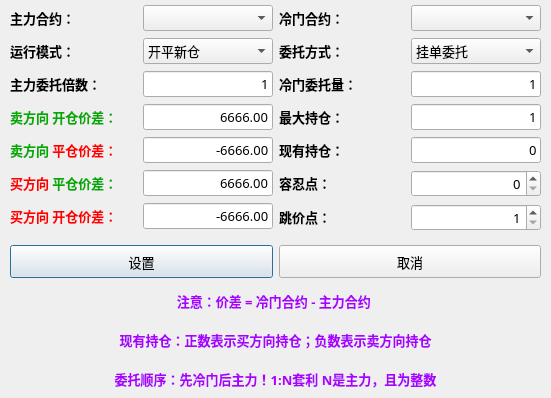
<?xml version="1.0" encoding="UTF-8"?>
<ui version="4.0">
 <class>StrategySettingDlg</class>
 <widget class="QDialog" name="StrategySettingDlg">
  <property name="windowModality">
   <enum>Qt::WindowModal</enum>
  </property>
  <property name="geometry">
   <rect>
    <x>0</x>
    <y>0</y>
    <width>551</width>
    <height>398</height>
   </rect>
  </property>
  <property name="sizePolicy">
   <sizepolicy hsizetype="Preferred" vsizetype="Fixed">
    <horstretch>0</horstretch>
    <verstretch>0</verstretch>
   </sizepolicy>
  </property>
  <property name="minimumSize">
   <size>
    <width>0</width>
    <height>0</height>
   </size>
  </property>
  <property name="maximumSize">
   <size>
    <width>16777215</width>
    <height>16777215</height>
   </size>
  </property>
  <property name="font">
   <font>
    <family>微软雅黑</family>
    <pointsize>10</pointsize>
   </font>
  </property>
  <property name="windowTitle">
   <string>策略设置</string>
  </property>
  <widget class="QWidget" name="horizontalLayoutWidget">
   <property name="geometry">
    <rect>
     <x>10</x>
     <y>0</y>
     <width>531</width>
     <height>241</height>
    </rect>
   </property>
   <layout class="QHBoxLayout" name="horizontalLayout_6">
    <item>
     <layout class="QGridLayout" name="gridLayout" rowstretch="0,0,0,0,0,0,0">
      <property name="sizeConstraint">
       <enum>QLayout::SetFixedSize</enum>
      </property>
      <property name="spacing">
       <number>2</number>
      </property>
      <item row="1" column="0">
       <widget class="QLabel" name="label_2">
        <property name="sizePolicy">
         <sizepolicy hsizetype="Minimum" vsizetype="Fixed">
          <horstretch>0</horstretch>
          <verstretch>0</verstretch>
         </sizepolicy>
        </property>
        <property name="text">
         <string>&lt;html&gt;&lt;head/&gt;&lt;body&gt;&lt;p&gt;&lt;span style=&quot; font-weight:600;&quot;&gt;运行模式：&lt;/span&gt;&lt;/p&gt;&lt;/body&gt;&lt;/html&gt;</string>
        </property>
       </widget>
      </item>
      <item row="6" column="0">
       <widget class="QLabel" name="label_7">
        <property name="sizePolicy">
         <sizepolicy hsizetype="Minimum" vsizetype="Fixed">
          <horstretch>0</horstretch>
          <verstretch>0</verstretch>
         </sizepolicy>
        </property>
        <property name="text">
         <string>&lt;html&gt;&lt;head/&gt;&lt;body&gt;&lt;p&gt;&lt;span style=&quot; font-size:10pt; font-weight:600; color:#ff0000;&quot;&gt;买方向 开仓价差：&lt;/span&gt;&lt;/p&gt;&lt;/body&gt;&lt;/html&gt;</string>
        </property>
       </widget>
      </item>
      <item row="4" column="0">
       <widget class="QLabel" name="label_10">
        <property name="sizePolicy">
         <sizepolicy hsizetype="Minimum" vsizetype="Fixed">
          <horstretch>0</horstretch>
          <verstretch>0</verstretch>
         </sizepolicy>
        </property>
        <property name="text">
         <string>&lt;html&gt;&lt;head/&gt;&lt;body&gt;&lt;p&gt;&lt;span style=&quot; font-size:10pt; font-weight:600; color:#00aa00;&quot;&gt;卖方向 &lt;/span&gt;&lt;span style=&quot; font-size:10pt; font-weight:600; color:#ff0000;&quot;&gt;平仓价差：&lt;/span&gt;&lt;/p&gt;&lt;/body&gt;&lt;/html&gt;</string>
        </property>
       </widget>
      </item>
      <item row="3" column="0">
       <widget class="QLabel" name="label_9">
        <property name="sizePolicy">
         <sizepolicy hsizetype="Minimum" vsizetype="Fixed">
          <horstretch>0</horstretch>
          <verstretch>0</verstretch>
         </sizepolicy>
        </property>
        <property name="text">
         <string>&lt;html&gt;&lt;head/&gt;&lt;body&gt;&lt;p&gt;&lt;span style=&quot; font-size:10pt; font-weight:600; color:#00aa00;&quot;&gt;卖方向 开仓价差：&lt;/span&gt;&lt;/p&gt;&lt;/body&gt;&lt;/html&gt;</string>
        </property>
       </widget>
      </item>
      <item row="5" column="1">
       <widget class="QLineEdit" name="BuyOffsetSpread">
        <property name="sizePolicy">
         <sizepolicy hsizetype="Preferred" vsizetype="Fixed">
          <horstretch>0</horstretch>
          <verstretch>0</verstretch>
         </sizepolicy>
        </property>
        <property name="text">
         <string>6666.00</string>
        </property>
        <property name="alignment">
         <set>Qt::AlignRight|Qt::AlignTrailing|Qt::AlignVCenter</set>
        </property>
       </widget>
      </item>
      <item row="4" column="1">
       <widget class="QLineEdit" name="SellOffsetSpread">
        <property name="sizePolicy">
         <sizepolicy hsizetype="Preferred" vsizetype="Fixed">
          <horstretch>0</horstretch>
          <verstretch>0</verstretch>
         </sizepolicy>
        </property>
        <property name="text">
         <string>-6666.00</string>
        </property>
        <property name="alignment">
         <set>Qt::AlignRight|Qt::AlignTrailing|Qt::AlignVCenter</set>
        </property>
       </widget>
      </item>
      <item row="6" column="1">
       <widget class="QLineEdit" name="BuyOpenSpread">
        <property name="sizePolicy">
         <sizepolicy hsizetype="Preferred" vsizetype="Fixed">
          <horstretch>0</horstretch>
          <verstretch>0</verstretch>
         </sizepolicy>
        </property>
        <property name="text">
         <string>-6666.00</string>
        </property>
        <property name="alignment">
         <set>Qt::AlignRight|Qt::AlignTrailing|Qt::AlignVCenter</set>
        </property>
       </widget>
      </item>
      <item row="3" column="1">
       <widget class="QLineEdit" name="SellOpenSpread">
        <property name="sizePolicy">
         <sizepolicy hsizetype="Preferred" vsizetype="Fixed">
          <horstretch>0</horstretch>
          <verstretch>0</verstretch>
         </sizepolicy>
        </property>
        <property name="text">
         <string>6666.00</string>
        </property>
        <property name="alignment">
         <set>Qt::AlignRight|Qt::AlignTrailing|Qt::AlignVCenter</set>
        </property>
       </widget>
      </item>
      <item row="5" column="0">
       <widget class="QLabel" name="label_8">
        <property name="sizePolicy">
         <sizepolicy hsizetype="Minimum" vsizetype="Fixed">
          <horstretch>0</horstretch>
          <verstretch>0</verstretch>
         </sizepolicy>
        </property>
        <property name="text">
         <string>&lt;html&gt;&lt;head/&gt;&lt;body&gt;&lt;p&gt;&lt;span style=&quot; font-size:10pt; font-weight:600; color:#ff0000;&quot;&gt;买方向 &lt;/span&gt;&lt;span style=&quot; font-size:10pt; font-weight:600; color:#00aa00;&quot;&gt;平仓价差：&lt;/span&gt;&lt;/p&gt;&lt;/body&gt;&lt;/html&gt;</string>
        </property>
       </widget>
      </item>
      <item row="1" column="1">
       <widget class="QComboBox" name="ModeComboBox">
        <property name="sizePolicy">
         <sizepolicy hsizetype="Preferred" vsizetype="Fixed">
          <horstretch>0</horstretch>
          <verstretch>0</verstretch>
         </sizepolicy>
        </property>
        <item>
         <property name="text">
          <string>开平新仓</string>
         </property>
        </item>
        <item>
         <property name="text">
          <string>只平老仓</string>
         </property>
        </item>
       </widget>
      </item>
      <item row="0" column="0">
       <widget class="QLabel" name="label_5">
        <property name="sizePolicy">
         <sizepolicy hsizetype="Minimum" vsizetype="Fixed">
          <horstretch>0</horstretch>
          <verstretch>0</verstretch>
         </sizepolicy>
        </property>
        <property name="text">
         <string>&lt;html&gt;&lt;head/&gt;&lt;body&gt;&lt;p&gt;&lt;span style=&quot; font-size:10pt; font-weight:600;&quot;&gt;主力合约：&lt;/span&gt;&lt;/p&gt;&lt;/body&gt;&lt;/html&gt;</string>
        </property>
       </widget>
      </item>
      <item row="0" column="1">
       <widget class="QComboBox" name="MajorInstComboBox">
        <property name="sizePolicy">
         <sizepolicy hsizetype="Preferred" vsizetype="Fixed">
          <horstretch>0</horstretch>
          <verstretch>0</verstretch>
         </sizepolicy>
        </property>
       </widget>
      </item>
      <item row="2" column="1">
       <widget class="QLineEdit" name="VolumeMultiple">
        <property name="sizePolicy">
         <sizepolicy hsizetype="Preferred" vsizetype="Fixed">
          <horstretch>0</horstretch>
          <verstretch>0</verstretch>
         </sizepolicy>
        </property>
        <property name="text">
         <string>1</string>
        </property>
        <property name="alignment">
         <set>Qt::AlignRight|Qt::AlignTrailing|Qt::AlignVCenter</set>
        </property>
       </widget>
      </item>
      <item row="2" column="0">
       <widget class="QLabel" name="label_16">
        <property name="text">
         <string>&lt;html&gt;&lt;head/&gt;&lt;body&gt;&lt;p&gt;&lt;span style=&quot; font-weight:600;&quot;&gt;主力委托倍数：&lt;/span&gt;&lt;/p&gt;&lt;/body&gt;&lt;/html&gt;</string>
        </property>
       </widget>
      </item>
     </layout>
    </item>
    <item>
     <layout class="QGridLayout" name="gridLayout_2" rowstretch="0,0,0,0,0,0,0">
      <property name="sizeConstraint">
       <enum>QLayout::SetFixedSize</enum>
      </property>
      <property name="spacing">
       <number>2</number>
      </property>
      <item row="5" column="0">
       <widget class="QLabel" name="label_11">
        <property name="sizePolicy">
         <sizepolicy hsizetype="Minimum" vsizetype="Fixed">
          <horstretch>0</horstretch>
          <verstretch>0</verstretch>
         </sizepolicy>
        </property>
        <property name="text">
         <string>&lt;html&gt;&lt;head/&gt;&lt;body&gt;&lt;p&gt;&lt;span style=&quot; font-weight:600;&quot;&gt;容忍点：&lt;/span&gt;&lt;/p&gt;&lt;/body&gt;&lt;/html&gt;</string>
        </property>
       </widget>
      </item>
      <item row="6" column="1">
       <widget class="QSpinBox" name="GivenTickSpin">
        <property name="sizePolicy">
         <sizepolicy hsizetype="Preferred" vsizetype="Fixed">
          <horstretch>0</horstretch>
          <verstretch>0</verstretch>
         </sizepolicy>
        </property>
        <property name="alignment">
         <set>Qt::AlignRight|Qt::AlignTrailing|Qt::AlignVCenter</set>
        </property>
        <property name="minimum">
         <number>1</number>
        </property>
        <property name="maximum">
         <number>5</number>
        </property>
       </widget>
      </item>
      <item row="6" column="0">
       <widget class="QLabel" name="label_12">
        <property name="sizePolicy">
         <sizepolicy hsizetype="Minimum" vsizetype="Fixed">
          <horstretch>0</horstretch>
          <verstretch>0</verstretch>
         </sizepolicy>
        </property>
        <property name="text">
         <string>&lt;html&gt;&lt;head/&gt;&lt;body&gt;&lt;p&gt;&lt;span style=&quot; font-weight:600;&quot;&gt;跳价点：&lt;/span&gt;&lt;/p&gt;&lt;/body&gt;&lt;/html&gt;</string>
        </property>
       </widget>
      </item>
      <item row="4" column="1">
       <widget class="QLineEdit" name="CurrentPosition">
        <property name="sizePolicy">
         <sizepolicy hsizetype="Preferred" vsizetype="Fixed">
          <horstretch>0</horstretch>
          <verstretch>0</verstretch>
         </sizepolicy>
        </property>
        <property name="text">
         <string>0</string>
        </property>
        <property name="alignment">
         <set>Qt::AlignRight|Qt::AlignTrailing|Qt::AlignVCenter</set>
        </property>
       </widget>
      </item>
      <item row="3" column="0">
       <widget class="QLabel" name="label_3">
        <property name="sizePolicy">
         <sizepolicy hsizetype="Minimum" vsizetype="Fixed">
          <horstretch>0</horstretch>
          <verstretch>0</verstretch>
         </sizepolicy>
        </property>
        <property name="text">
         <string>&lt;html&gt;&lt;head/&gt;&lt;body&gt;&lt;p&gt;&lt;span style=&quot; font-weight:600;&quot;&gt;最大持仓：&lt;/span&gt;&lt;/p&gt;&lt;/body&gt;&lt;/html&gt;</string>
        </property>
       </widget>
      </item>
      <item row="1" column="0">
       <widget class="QLabel" name="label">
        <property name="sizePolicy">
         <sizepolicy hsizetype="Minimum" vsizetype="Fixed">
          <horstretch>0</horstretch>
          <verstretch>0</verstretch>
         </sizepolicy>
        </property>
        <property name="text">
         <string>&lt;html&gt;&lt;head/&gt;&lt;body&gt;&lt;p&gt;&lt;span style=&quot; font-weight:600;&quot;&gt;委托方式：&lt;/span&gt;&lt;/p&gt;&lt;/body&gt;&lt;/html&gt;</string>
        </property>
       </widget>
      </item>
      <item row="3" column="1">
       <widget class="QLineEdit" name="MaxPositionQty">
        <property name="sizePolicy">
         <sizepolicy hsizetype="Preferred" vsizetype="Fixed">
          <horstretch>0</horstretch>
          <verstretch>0</verstretch>
         </sizepolicy>
        </property>
        <property name="text">
         <string>1</string>
        </property>
        <property name="alignment">
         <set>Qt::AlignRight|Qt::AlignTrailing|Qt::AlignVCenter</set>
        </property>
       </widget>
      </item>
      <item row="4" column="0">
       <widget class="QLabel" name="label_13">
        <property name="text">
         <string>&lt;html&gt;&lt;head/&gt;&lt;body&gt;&lt;p&gt;&lt;span style=&quot; font-weight:600;&quot;&gt;现有持仓：&lt;/span&gt;&lt;/p&gt;&lt;/body&gt;&lt;/html&gt;</string>
        </property>
       </widget>
      </item>
      <item row="5" column="1">
       <widget class="QSpinBox" name="EndureTickSpin">
        <property name="sizePolicy">
         <sizepolicy hsizetype="Preferred" vsizetype="Fixed">
          <horstretch>0</horstretch>
          <verstretch>0</verstretch>
         </sizepolicy>
        </property>
        <property name="alignment">
         <set>Qt::AlignRight|Qt::AlignTrailing|Qt::AlignVCenter</set>
        </property>
        <property name="maximum">
         <number>5</number>
        </property>
       </widget>
      </item>
      <item row="1" column="1">
       <widget class="QComboBox" name="OptComboBox">
        <property name="sizePolicy">
         <sizepolicy hsizetype="Preferred" vsizetype="Fixed">
          <horstretch>0</horstretch>
          <verstretch>0</verstretch>
         </sizepolicy>
        </property>
        <item>
         <property name="text">
          <string>挂单委托</string>
         </property>
        </item>
        <item>
         <property name="text">
          <string>对价委托</string>
         </property>
        </item>
       </widget>
      </item>
      <item row="0" column="0">
       <widget class="QLabel" name="label_6">
        <property name="sizePolicy">
         <sizepolicy hsizetype="Minimum" vsizetype="Fixed">
          <horstretch>0</horstretch>
          <verstretch>0</verstretch>
         </sizepolicy>
        </property>
        <property name="text">
         <string>&lt;html&gt;&lt;head/&gt;&lt;body&gt;&lt;p&gt;&lt;span style=&quot; font-weight:600;&quot;&gt;冷门合约：&lt;/span&gt;&lt;/p&gt;&lt;/body&gt;&lt;/html&gt;</string>
        </property>
       </widget>
      </item>
      <item row="0" column="1">
       <widget class="QComboBox" name="MinorInstComboBox">
        <property name="sizePolicy">
         <sizepolicy hsizetype="Preferred" vsizetype="Fixed">
          <horstretch>0</horstretch>
          <verstretch>0</verstretch>
         </sizepolicy>
        </property>
       </widget>
      </item>
      <item row="2" column="1">
       <widget class="QLineEdit" name="MinOrderQty">
        <property name="sizePolicy">
         <sizepolicy hsizetype="Preferred" vsizetype="Fixed">
          <horstretch>0</horstretch>
          <verstretch>0</verstretch>
         </sizepolicy>
        </property>
        <property name="text">
         <string>1</string>
        </property>
        <property name="alignment">
         <set>Qt::AlignRight|Qt::AlignTrailing|Qt::AlignVCenter</set>
        </property>
       </widget>
      </item>
      <item row="2" column="0">
       <widget class="QLabel" name="label_4">
        <property name="sizePolicy">
         <sizepolicy hsizetype="Minimum" vsizetype="Fixed">
          <horstretch>0</horstretch>
          <verstretch>0</verstretch>
         </sizepolicy>
        </property>
        <property name="text">
         <string>&lt;html&gt;&lt;head/&gt;&lt;body&gt;&lt;p&gt;&lt;span style=&quot; font-weight:600;&quot;&gt;冷门委托量：&lt;/span&gt;&lt;/p&gt;&lt;/body&gt;&lt;/html&gt;</string>
        </property>
       </widget>
      </item>
     </layout>
    </item>
   </layout>
  </widget>
  <widget class="QWidget" name="verticalLayoutWidget">
   <property name="geometry">
    <rect>
     <x>10</x>
     <y>245</y>
     <width>531</width>
     <height>151</height>
    </rect>
   </property>
   <layout class="QVBoxLayout" name="verticalLayout">
    <item>
     <layout class="QHBoxLayout" name="horizontalLayout">
      <item>
       <widget class="QPushButton" name="okButton">
        <property name="sizePolicy">
         <sizepolicy hsizetype="Minimum" vsizetype="Preferred">
          <horstretch>0</horstretch>
          <verstretch>0</verstretch>
         </sizepolicy>
        </property>
        <property name="text">
         <string>设置</string>
        </property>
       </widget>
      </item>
      <item>
       <widget class="QPushButton" name="cancelButton">
        <property name="sizePolicy">
         <sizepolicy hsizetype="Minimum" vsizetype="Preferred">
          <horstretch>0</horstretch>
          <verstretch>0</verstretch>
         </sizepolicy>
        </property>
        <property name="text">
         <string>取消</string>
        </property>
       </widget>
      </item>
     </layout>
    </item>
    <item>
     <widget class="QLabel" name="label_14">
      <property name="sizePolicy">
       <sizepolicy hsizetype="Preferred" vsizetype="Minimum">
        <horstretch>0</horstretch>
        <verstretch>0</verstretch>
       </sizepolicy>
      </property>
      <property name="text">
       <string>&lt;html&gt;&lt;head/&gt;&lt;body&gt;&lt;p align=&quot;center&quot;&gt;&lt;span style=&quot; font-weight:600; color:#aa00ff;&quot;&gt;注意：价差 = 冷门合约 - 主力合约 &lt;/span&gt;&lt;/p&gt;&lt;/body&gt;&lt;/html&gt;</string>
      </property>
      <property name="alignment">
       <set>Qt::AlignCenter</set>
      </property>
     </widget>
    </item>
    <item>
     <widget class="QLabel" name="label_17">
      <property name="sizePolicy">
       <sizepolicy hsizetype="Preferred" vsizetype="Minimum">
        <horstretch>0</horstretch>
        <verstretch>0</verstretch>
       </sizepolicy>
      </property>
      <property name="text">
       <string>&lt;html&gt;&lt;head/&gt;&lt;body&gt;&lt;p align=&quot;center&quot;&gt;&lt;span style=&quot; font-weight:600; color:#aa00ff;&quot;&gt;现有持仓：正数表示买方向持仓；负数表示卖方向持仓&lt;/span&gt;&lt;/p&gt;&lt;/body&gt;&lt;/html&gt;</string>
      </property>
     </widget>
    </item>
    <item>
     <widget class="QLabel" name="label_15">
      <property name="sizePolicy">
       <sizepolicy hsizetype="Preferred" vsizetype="Minimum">
        <horstretch>0</horstretch>
        <verstretch>0</verstretch>
       </sizepolicy>
      </property>
      <property name="text">
       <string>&lt;html&gt;&lt;head/&gt;&lt;body&gt;&lt;p align=&quot;center&quot;&gt;&lt;span style=&quot; font-weight:600; color:#aa00ff;&quot;&gt;委托顺序：先冷门后主力！1:N套利 N是主力，且为整数&lt;/span&gt;&lt;/p&gt;&lt;/body&gt;&lt;/html&gt;</string>
      </property>
     </widget>
    </item>
   </layout>
  </widget>
 </widget>
 <tabstops>
  <tabstop>MajorInstComboBox</tabstop>
  <tabstop>MinorInstComboBox</tabstop>
  <tabstop>ModeComboBox</tabstop>
  <tabstop>OptComboBox</tabstop>
  <tabstop>VolumeMultiple</tabstop>
  <tabstop>MinOrderQty</tabstop>
  <tabstop>SellOpenSpread</tabstop>
  <tabstop>SellOffsetSpread</tabstop>
  <tabstop>BuyOffsetSpread</tabstop>
  <tabstop>BuyOpenSpread</tabstop>
  <tabstop>MaxPositionQty</tabstop>
  <tabstop>CurrentPosition</tabstop>
  <tabstop>EndureTickSpin</tabstop>
  <tabstop>GivenTickSpin</tabstop>
  <tabstop>okButton</tabstop>
  <tabstop>cancelButton</tabstop>
 </tabstops>
 <resources/>
 <connections>
  <connection>
   <sender>cancelButton</sender>
   <signal>clicked()</signal>
   <receiver>StrategySettingDlg</receiver>
   <slot>reject()</slot>
   <hints>
    <hint type="sourcelabel">
     <x>408</x>
     <y>260</y>
    </hint>
    <hint type="destinationlabel">
     <x>274</x>
     <y>190</y>
    </hint>
   </hints>
  </connection>
 </connections>
</ui>
